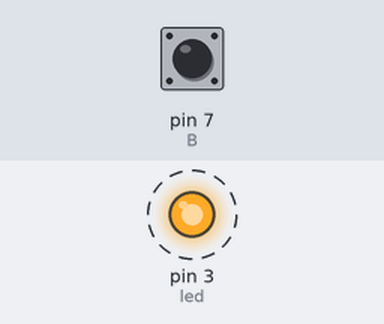
Bench run of a sketch on a simulated Arduino Uno, built with avr-gcc and run on an emulated ATmega328P. Parts: output pins drawn as LEDs (lit = HIGH). Dashed ring = blinking. Inputs (shaded band) come from the test bench; at power-on: pin 7 (B) HIGH.

Above: at 0.5 s.
Timing chart, 0 to 4.6 s (numbered marks = the images above):
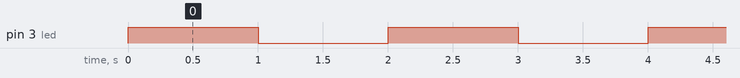

The sketch:

blink_wid_botton.ino
```cpp
int B=7,led=3;
int x;
int Doff=1000,Don=250;

void setup() {
  pinMode(B,INPUT_PULLUP);
  pinMode(led,OUTPUT);
}

void loop() {
  x=digitalRead(B);
  if (x==1){
    digitalWrite(led,HIGH);
    delay(Doff);
    digitalWrite(led,LOW);
    delay(Doff);
  }
  else if (x==0){
    digitalWrite(led,HIGH);
    delay(Don);
    digitalWrite(led,LOW);
    delay(Don);
  }
}
```

Measured:
- by itself, pin 3 (led): alternates HIGH for 1.0 s and LOW for 1.0 s
